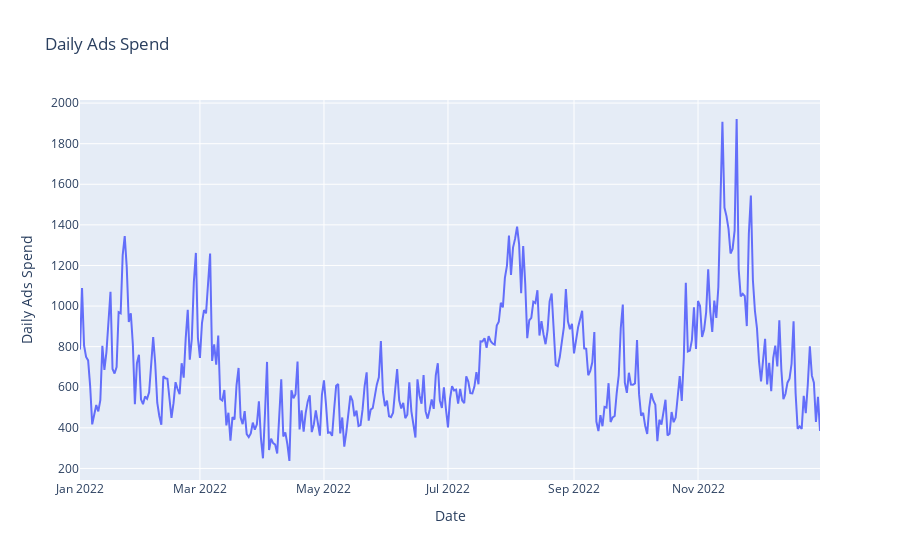

Notebook code for this chart:
### Code cell
# ads_by_date.index = ads_by_date['event_date']

# Visualize daily ads spend
import plotly.express as px

fig = px.line(ads_by_date, x='event_date', y='daily_ads_spend', title='Daily Ads Spend', labels={'event_date':'Date', 'daily_ads_spend':'Daily Ads Spend'})
fig.show()

### Figure 1 — Plotly figure (JSON) as saved in the notebook; plotly's stock layout.template omitted (floating-point values rounded to 4 significant figures; data arrays with more than 128 entries replaced by an {"elided": "..."} marker saying what was removed)
{"data": [{"hovertemplate": "Date=%{x}<br>Daily Ads Spend=%{y}<extra></extra>", "legendgroup": "", "line": {"color": "#636efa", "dash": "solid"}, "marker": {"symbol": "circle"}, "mode": "lines", "name": "", "orientation": "v", "showlegend": false, "type": "scatter", "x": {"elided": "365 str values"}, "xaxis": "x", "y": {"elided": "365 float values"}, "yaxis": "y"}], "layout": {"legend": {"tracegroupgap": 0}, "title": {"text": "Daily Ads Spend"}, "xaxis": {"anchor": "y", "domain": [0, 1], "title": {"text": "Date"}}, "yaxis": {"anchor": "x", "domain": [0, 1], "title": {"text": "Daily Ads Spend"}}}}
